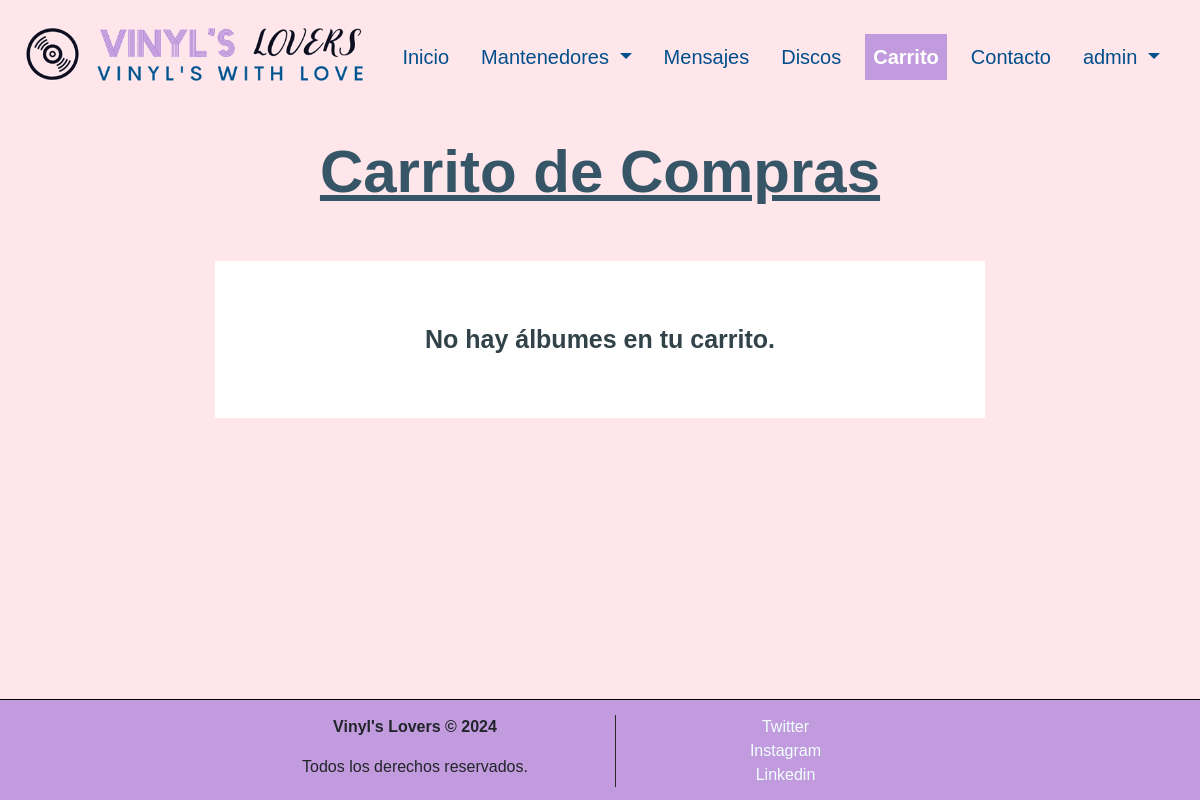
Before: /carrito (signed in) with the older database file.
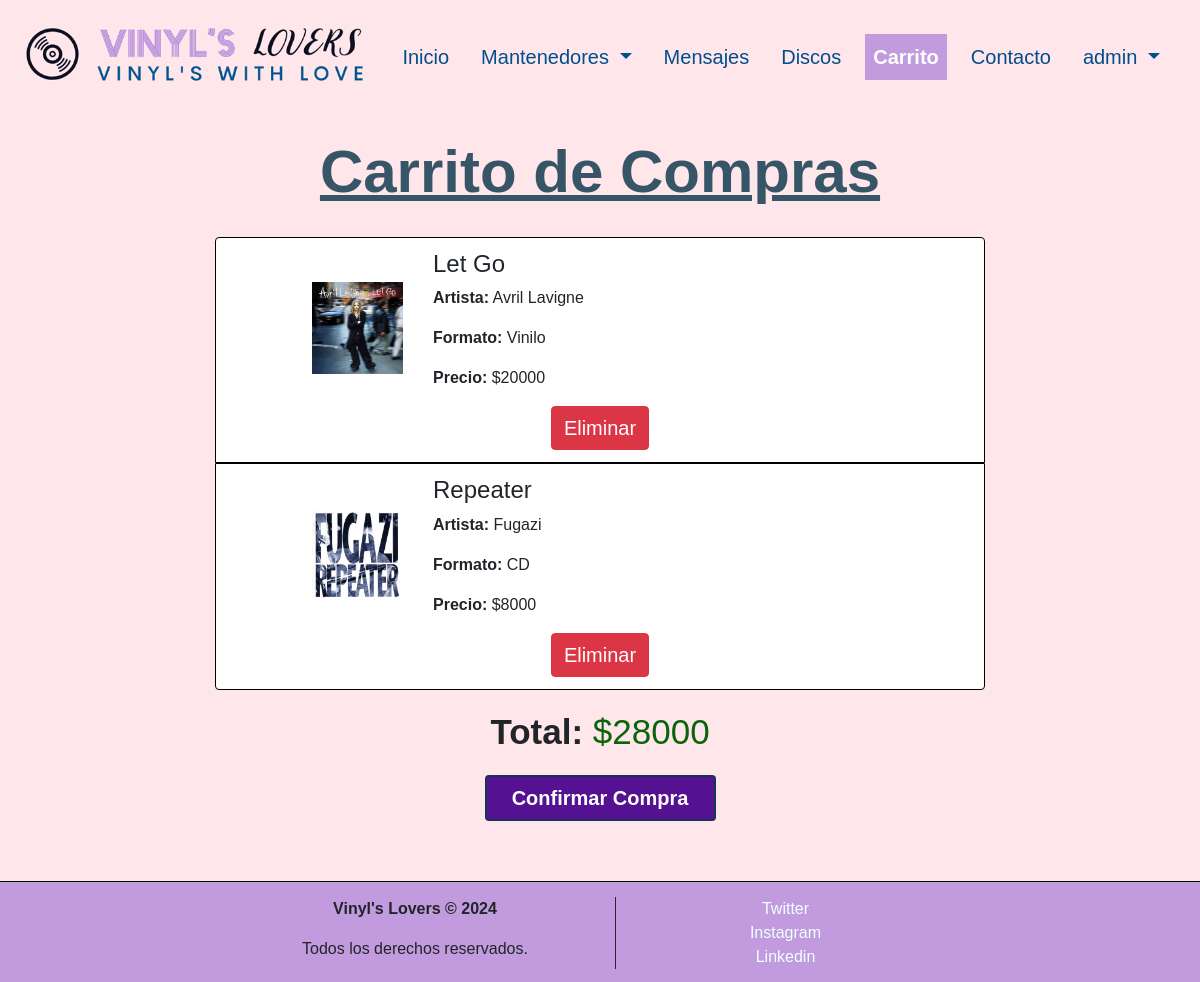
After: the same page with the newer database file.
### discos/models.py (models this page shows, shortened)
class Album(models.Model):
    id_album = models.AutoField(db_column='idAlbum', primary_key=True)
    id_artista = models.ForeignKey('Artista',on_delete=models.CASCADE, db_column='idArtista')
    nombre_disco = models.CharField(max_length=100, null=False, blank=False)
    fecha_lanzamiento = models.DateField(null=False, blank=False)
    precio = models.IntegerField(null=False, blank=False)
    id_formato = models.ForeignKey('Formato',on_delete=models.CASCADE, db_column='idFormato')
    id_genero = models.ForeignKey('Genero',on_delete=models.CASCADE, db_column='idGenero')
    portada = models.ImageField(upload_to="media/", default=None)
    stock = models.IntegerField(null=True, default=0)
    class Meta:
        unique_together = [['id_artista', 'nombre_disco', 'fecha_lanzamiento', 'precio', 'id_formato', 'id_genero']]

class Artista(models.Model):
    id_artista = models.AutoField(db_column='idArtista', primary_key=True)
    nombre_artista = models.CharField(max_length=100, null=False, blank=False)
    pais = models.CharField(max_length=30, null=False, blank=False)
    biografia = models.TextField(null=True, blank=True)
    def __str__(self):
        return str(self.nombre_artista)
    class Meta:
        unique_together = [['nombre_artista', 'pais']]

class Formato(models.Model):
    id_formato  = models.AutoField(db_column='idFormato', primary_key=True)
    formato     = models.CharField(max_length=20, blank=False, null=False, unique=True)
    def __str__(self):
        return str(self.formato)

### discos/views.py (the view)
# urls.py: path('carrito', views.carrito_compra, name='carrito'),
def carrito_compra(request):
    mensaje = request.GET.get('mensaje', None)
    if request.user.is_authenticated:
        compra = Compra.objects.filter(id_usuario=request.user, finalizada=False).first()
        compra_invitado = Compra.objects.filter(id_compra=request.session.get('id_compra'), finalizada=False).first()
        if compra_invitado and not compra:
            compra_invitado.id_usuario = request.user
            compra_invitado.save()
            request.session['id_compra'] = compra_invitado.id_compra
            compra = compra_invitado
    else:
        compra_id = request.session.get('id_compra')
        compra = Compra.objects.filter(id_compra=compra_id, finalizada=False).first()
        if not compra:
            compra = Compra.objects.create(id_usuario=None, finalizada=False)
            request.session['id_compra'] = compra.id_compra
    if compra:
        total_price = sum(album.precio for album in compra.discos.all())
        context = {
            'compra': compra,
            'total_price': total_price,
            'mensaje': mensaje,
            'clase':'carrito'
        }
    else:
        context = {'compra': None, 'clase':'carrito', 'mensaje': mensaje}
    return render(request, 'discos/carrito.html', context)

### discos/templates/discos/carrito.html (shortened to what this page needs)
{% extends "discos/base.html" %}
{% load static %}
{% block content %}
<header>
    <div class="row justify-content-center">
      <div class="col-10">
          <h1 id="tituloCarrito">Carrito de Compras</h1>
      </div>
    </div>
</header>
<div class="container-carrito">
    <div class="row justify-content-center">
        <div class="col-md-8">
            {% if compra.discos.all %}
                <ul class="list-group">
                    {% for album in compra.discos.all %}
                        <li class="list-group-item">
                            <div class="row justify-content-center">
                                <div class="col-md-2">
                                    <img src="{{ album.portada.url }}" alt="{{ album.nombre_disco }}" class="img-fluid">
                                </div>
                                <div class="col-md-8">
                                    <h4>{{ album.nombre_disco }}</h4>
                                    <p><strong>Artista:</strong> {{ album.id_artista }}</p>
                                    <p><strong>Formato:</strong> {{ album.id_formato }}</p>
                                    <p><strong>Precio:</strong> ${{ album.precio }}</p>
                                </div>
                                <div class="col-md-2">
                                    <form method="POST" action="{% url 'eliminar_del_carrito' compra.id_compra album.id_album %}">
                                        <button type="submit" class="btn btn-danger">Eliminar</button>
                                    </form>
                                </div>
                            </div>
                        </li>
                    {% endfor %}
                </ul>
                <p class="mt-3" id="precioTotal"><strong>Total:</strong> <span style="color: rgb(11, 99, 11);">${{ total_price }}</span></p>
                <form method="POST" action="{% url 'confirmar_compra' compra.id_compra %}">
                    <button type="submit" class="btn btn-primary" id="btnEnviarForm">Confirmar Compra</button>
                </form>
            {% else %}
                <br>
                <div class="container-fluid bg-white p-4">
                    <div id="carritoVacio">
                        <p>No hay álbumes en tu carrito.</p>
                    </div>
                </div>
            {% endif %}
        </div>
    </div>
</div>
{% endblock %}

Changed rows visible on the page:
now on this page (row edited): Album: portada (picture), nombre_disco "Let Go", id_artista "Avril Lavigne", id_formato "Vinilo", precio "20000"
now on this page (row unchanged): Album: portada (picture), nombre_disco "Repeater", id_artista "Fugazi", id_formato "CD", precio "8000"
Other visible differences:
{{ total_price }}: (not shown) → "28000"
text no longer shown: "No hay álbumes en tu carrito."
text now shown: "Total: $ Confirmar Compra"
